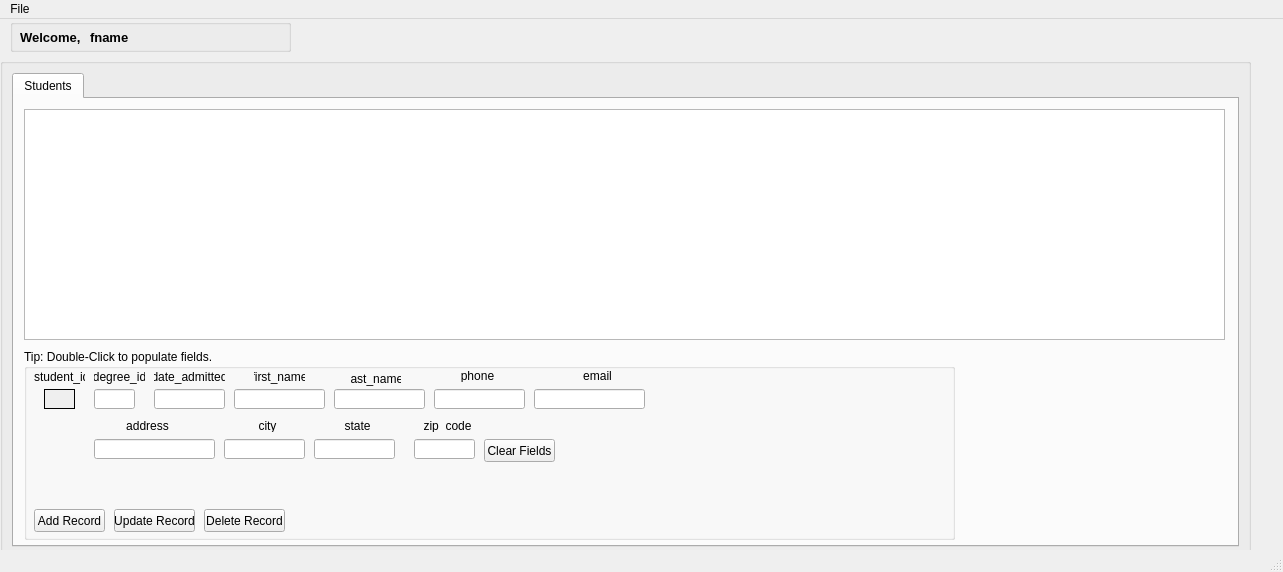
<?xml version="1.0" encoding="UTF-8"?>
<ui version="4.0">
 <class>AdminWindow</class>
 <widget class="QMainWindow" name="AdminWindow">
  <property name="geometry">
   <rect>
    <x>0</x>
    <y>0</y>
    <width>1283</width>
    <height>572</height>
   </rect>
  </property>
  <property name="windowTitle">
   <string>MainWindow</string>
  </property>
  <widget class="QWidget" name="centralwidget">
   <widget class="QGroupBox" name="groupBox">
    <property name="geometry">
     <rect>
      <x>0</x>
      <y>39</y>
      <width>1251</width>
      <height>501</height>
     </rect>
    </property>
    <property name="title">
     <string/>
    </property>
    <layout class="QVBoxLayout" name="verticalLayout_5">
     <item>
      <widget class="QTabWidget" name="tabWidget_3">
       <property name="currentIndex">
        <number>0</number>
       </property>
       <widget class="QWidget" name="tab_5">
        <attribute name="title">
         <string>Students</string>
        </attribute>
        <widget class="QTableView" name="tableView_students">
         <property name="geometry">
          <rect>
           <x>10</x>
           <y>10</y>
           <width>1201</width>
           <height>231</height>
          </rect>
         </property>
         <property name="selectionMode">
          <enum>QAbstractItemView::SingleSelection</enum>
         </property>
        </widget>
        <widget class="QGroupBox" name="groupBox_3">
         <property name="geometry">
          <rect>
           <x>10</x>
           <y>250</y>
           <width>931</width>
           <height>191</height>
          </rect>
         </property>
         <property name="title">
          <string>Tip: Double-Click to populate fields.</string>
         </property>
         <widget class="QLineEdit" name="lineEdit_degree_id">
          <property name="geometry">
           <rect>
            <x>70</x>
            <y>40</y>
            <width>41</width>
            <height>20</height>
           </rect>
          </property>
         </widget>
         <widget class="QLineEdit" name="lineEdit_date_admitted">
          <property name="geometry">
           <rect>
            <x>130</x>
            <y>40</y>
            <width>71</width>
            <height>20</height>
           </rect>
          </property>
         </widget>
         <widget class="QLineEdit" name="lineEdit_first_name">
          <property name="geometry">
           <rect>
            <x>210</x>
            <y>40</y>
            <width>91</width>
            <height>20</height>
           </rect>
          </property>
         </widget>
         <widget class="QLineEdit" name="lineEdit_last_name">
          <property name="geometry">
           <rect>
            <x>310</x>
            <y>40</y>
            <width>91</width>
            <height>20</height>
           </rect>
          </property>
         </widget>
         <widget class="QLineEdit" name="lineEdit_phone">
          <property name="geometry">
           <rect>
            <x>410</x>
            <y>40</y>
            <width>91</width>
            <height>20</height>
           </rect>
          </property>
         </widget>
         <widget class="QLineEdit" name="lineEdit_email">
          <property name="geometry">
           <rect>
            <x>510</x>
            <y>40</y>
            <width>111</width>
            <height>20</height>
           </rect>
          </property>
         </widget>
         <widget class="QLineEdit" name="lineEdit_address">
          <property name="geometry">
           <rect>
            <x>70</x>
            <y>90</y>
            <width>121</width>
            <height>20</height>
           </rect>
          </property>
         </widget>
         <widget class="QLineEdit" name="lineEdit_city">
          <property name="geometry">
           <rect>
            <x>200</x>
            <y>90</y>
            <width>81</width>
            <height>20</height>
           </rect>
          </property>
         </widget>
         <widget class="QLineEdit" name="lineEdit_state">
          <property name="geometry">
           <rect>
            <x>290</x>
            <y>90</y>
            <width>81</width>
            <height>20</height>
           </rect>
          </property>
         </widget>
         <widget class="QLineEdit" name="lineEdit_zip_code">
          <property name="geometry">
           <rect>
            <x>390</x>
            <y>90</y>
            <width>61</width>
            <height>20</height>
           </rect>
          </property>
         </widget>
         <widget class="QPushButton" name="pushButton_Add">
          <property name="geometry">
           <rect>
            <x>10</x>
            <y>160</y>
            <width>71</width>
            <height>23</height>
           </rect>
          </property>
          <property name="text">
           <string>Add Record</string>
          </property>
         </widget>
         <widget class="QPushButton" name="pushButton_Update">
          <property name="geometry">
           <rect>
            <x>90</x>
            <y>160</y>
            <width>81</width>
            <height>23</height>
           </rect>
          </property>
          <property name="text">
           <string>Update Record</string>
          </property>
         </widget>
         <widget class="QLabel" name="label_5">
          <property name="geometry">
           <rect>
            <x>70</x>
            <y>20</y>
            <width>51</width>
            <height>16</height>
           </rect>
          </property>
          <property name="text">
           <string>degree_id</string>
          </property>
          <property name="alignment">
           <set>Qt::AlignCenter</set>
          </property>
         </widget>
         <widget class="QLabel" name="label_7">
          <property name="geometry">
           <rect>
            <x>130</x>
            <y>20</y>
            <width>71</width>
            <height>16</height>
           </rect>
          </property>
          <property name="text">
           <string>date_admitted</string>
          </property>
          <property name="alignment">
           <set>Qt::AlignCenter</set>
          </property>
         </widget>
         <widget class="QLabel" name="label_8">
          <property name="geometry">
           <rect>
            <x>230</x>
            <y>20</y>
            <width>51</width>
            <height>16</height>
           </rect>
          </property>
          <property name="text">
           <string>first_name</string>
          </property>
          <property name="alignment">
           <set>Qt::AlignCenter</set>
          </property>
         </widget>
         <widget class="QLabel" name="label_9">
          <property name="geometry">
           <rect>
            <x>326</x>
            <y>20</y>
            <width>51</width>
            <height>20</height>
           </rect>
          </property>
          <property name="text">
           <string>last_name</string>
          </property>
          <property name="alignment">
           <set>Qt::AlignCenter</set>
          </property>
         </widget>
         <widget class="QLabel" name="label_10">
          <property name="geometry">
           <rect>
            <x>430</x>
            <y>20</y>
            <width>47</width>
            <height>13</height>
           </rect>
          </property>
          <property name="text">
           <string>phone</string>
          </property>
          <property name="alignment">
           <set>Qt::AlignCenter</set>
          </property>
         </widget>
         <widget class="QLabel" name="label_11">
          <property name="geometry">
           <rect>
            <x>550</x>
            <y>20</y>
            <width>47</width>
            <height>13</height>
           </rect>
          </property>
          <property name="text">
           <string>email</string>
          </property>
          <property name="alignment">
           <set>Qt::AlignCenter</set>
          </property>
         </widget>
         <widget class="QPushButton" name="pushButton_Delete">
          <property name="geometry">
           <rect>
            <x>180</x>
            <y>160</y>
            <width>81</width>
            <height>23</height>
           </rect>
          </property>
          <property name="text">
           <string>Delete Record</string>
          </property>
         </widget>
         <widget class="QLabel" name="label_12">
          <property name="geometry">
           <rect>
            <x>100</x>
            <y>70</y>
            <width>47</width>
            <height>13</height>
           </rect>
          </property>
          <property name="text">
           <string>address</string>
          </property>
          <property name="alignment">
           <set>Qt::AlignCenter</set>
          </property>
         </widget>
         <widget class="QLabel" name="label_13">
          <property name="geometry">
           <rect>
            <x>220</x>
            <y>70</y>
            <width>47</width>
            <height>13</height>
           </rect>
          </property>
          <property name="text">
           <string>city</string>
          </property>
          <property name="alignment">
           <set>Qt::AlignCenter</set>
          </property>
         </widget>
         <widget class="QLabel" name="label_14">
          <property name="geometry">
           <rect>
            <x>310</x>
            <y>70</y>
            <width>47</width>
            <height>13</height>
           </rect>
          </property>
          <property name="text">
           <string>state</string>
          </property>
          <property name="alignment">
           <set>Qt::AlignCenter</set>
          </property>
         </widget>
         <widget class="QLabel" name="label_15">
          <property name="geometry">
           <rect>
            <x>400</x>
            <y>70</y>
            <width>47</width>
            <height>13</height>
           </rect>
          </property>
          <property name="text">
           <string>zip_code</string>
          </property>
          <property name="alignment">
           <set>Qt::AlignCenter</set>
          </property>
         </widget>
         <widget class="QPushButton" name="pushButton_Clear">
          <property name="geometry">
           <rect>
            <x>460</x>
            <y>90</y>
            <width>71</width>
            <height>23</height>
           </rect>
          </property>
          <property name="text">
           <string>Clear Fields</string>
          </property>
         </widget>
         <widget class="QLabel" name="label">
          <property name="geometry">
           <rect>
            <x>10</x>
            <y>20</y>
            <width>51</width>
            <height>16</height>
           </rect>
          </property>
          <property name="text">
           <string>student_id</string>
          </property>
         </widget>
         <widget class="QLabel" name="label_id">
          <property name="geometry">
           <rect>
            <x>20</x>
            <y>40</y>
            <width>31</width>
            <height>20</height>
           </rect>
          </property>
          <property name="font">
           <font>
            <weight>75</weight>
            <bold>true</bold>
           </font>
          </property>
          <property name="acceptDrops">
           <bool>false</bool>
          </property>
          <property name="autoFillBackground">
           <bool>true</bool>
          </property>
          <property name="frameShape">
           <enum>QFrame::Box</enum>
          </property>
          <property name="text">
           <string/>
          </property>
         </widget>
        </widget>
       </widget>
      </widget>
     </item>
    </layout>
   </widget>
   <widget class="QGroupBox" name="groupBox_2">
    <property name="geometry">
     <rect>
      <x>10</x>
      <y>0</y>
      <width>281</width>
      <height>33</height>
     </rect>
    </property>
    <property name="title">
     <string/>
    </property>
    <widget class="QLabel" name="label_6">
     <property name="geometry">
      <rect>
       <x>10</x>
       <y>10</y>
       <width>61</width>
       <height>16</height>
      </rect>
     </property>
     <property name="sizePolicy">
      <sizepolicy hsizetype="Fixed" vsizetype="Fixed">
       <horstretch>0</horstretch>
       <verstretch>0</verstretch>
      </sizepolicy>
     </property>
     <property name="font">
      <font>
       <pointsize>10</pointsize>
       <weight>75</weight>
       <bold>true</bold>
      </font>
     </property>
     <property name="text">
      <string>Welcome, </string>
     </property>
    </widget>
    <widget class="QLabel" name="label_admFname">
     <property name="geometry">
      <rect>
       <x>80</x>
       <y>10</y>
       <width>151</width>
       <height>16</height>
      </rect>
     </property>
     <property name="sizePolicy">
      <sizepolicy hsizetype="Fixed" vsizetype="Fixed">
       <horstretch>0</horstretch>
       <verstretch>0</verstretch>
      </sizepolicy>
     </property>
     <property name="font">
      <font>
       <pointsize>10</pointsize>
       <weight>75</weight>
       <bold>true</bold>
      </font>
     </property>
     <property name="text">
      <string>fname</string>
     </property>
    </widget>
   </widget>
  </widget>
  <widget class="QMenuBar" name="menubar">
   <property name="geometry">
    <rect>
     <x>0</x>
     <y>0</y>
     <width>1283</width>
     <height>21</height>
    </rect>
   </property>
   <widget class="QMenu" name="menuFile">
    <property name="title">
     <string>File</string>
    </property>
    <addaction name="actionLogout"/>
   </widget>
   <addaction name="menuFile"/>
  </widget>
  <widget class="QStatusBar" name="statusbar"/>
  <action name="actionLogout">
   <property name="text">
    <string>Logout</string>
   </property>
  </action>
 </widget>
 <resources/>
 <connections/>
</ui>
